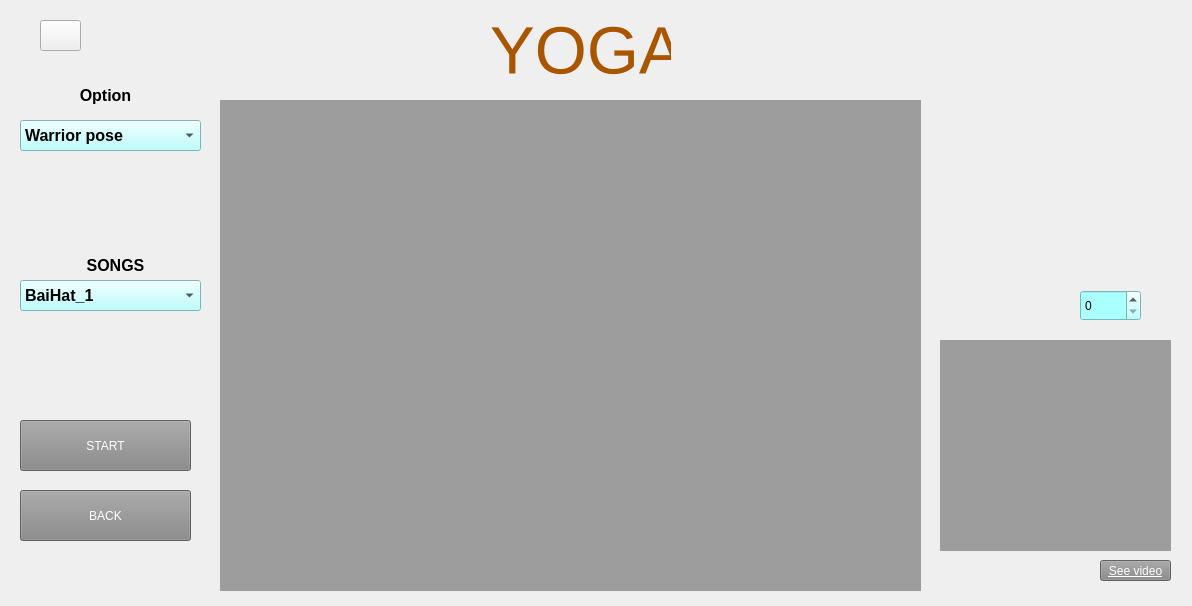
<?xml version="1.0" encoding="UTF-8"?>
<ui version="4.0">
 <class>MainWindow</class>
 <widget class="QMainWindow" name="MainWindow">
  <property name="geometry">
   <rect>
    <x>0</x>
    <y>0</y>
    <width>1192</width>
    <height>606</height>
   </rect>
  </property>
  <property name="windowTitle">
   <string>MainWindow</string>
  </property>
  <property name="styleSheet">
   <string notr="true"/>
  </property>
  <widget class="QWidget" name="centralwidget">
   <widget class="QLabel" name="label">
    <property name="geometry">
     <rect>
      <x>490</x>
      <y>10</y>
      <width>181</width>
      <height>81</height>
     </rect>
    </property>
    <property name="font">
     <font>
      <family>MS Shell Dlg 2</family>
      <pointsize>50</pointsize>
      <weight>50</weight>
      <italic>false</italic>
      <bold>false</bold>
     </font>
    </property>
    <property name="styleSheet">
     <string notr="true">border-color: rgb(255, 170, 0);
font: 48pt &quot;Dubai&quot;;
color: rgb(170, 85, 0);
font:50pt &quot;MS Shell Dlg 2&quot;;</string>
    </property>
    <property name="text">
     <string>YOGA</string>
    </property>
   </widget>
   <widget class="QLabel" name="view_yoga">
    <property name="geometry">
     <rect>
      <x>220</x>
      <y>100</y>
      <width>701</width>
      <height>491</height>
     </rect>
    </property>
    <property name="styleSheet">
     <string notr="true">background-color: rgb(157, 157, 157);</string>
    </property>
    <property name="text">
     <string/>
    </property>
   </widget>
   <widget class="QPushButton" name="back_yoga">
    <property name="geometry">
     <rect>
      <x>20</x>
      <y>490</y>
      <width>171</width>
      <height>51</height>
     </rect>
    </property>
    <property name="styleSheet">
     <string notr="true">background-color: rgb(135, 135, 135);
color: rgb(255, 255, 255);
font: 15pt &quot;MS Shell Dlg 2&quot;;</string>
    </property>
    <property name="text">
     <string>BACK</string>
    </property>
   </widget>
   <widget class="QLabel" name="information_yoga">
    <property name="geometry">
     <rect>
      <x>940</x>
      <y>340</y>
      <width>231</width>
      <height>211</height>
     </rect>
    </property>
    <property name="styleSheet">
     <string notr="true">background-color: rgb(157, 157, 157);</string>
    </property>
    <property name="text">
     <string/>
    </property>
    <property name="pixmap">
     <pixmap>:/MENU/gym_gif.gif</pixmap>
    </property>
   </widget>
   <widget class="QPushButton" name="SeeVideo_yoga">
    <property name="geometry">
     <rect>
      <x>1100</x>
      <y>560</y>
      <width>71</width>
      <height>21</height>
     </rect>
    </property>
    <property name="font">
     <font>
      <family>MS Shell Dlg 2</family>
      <pointsize>9</pointsize>
      <weight>50</weight>
      <italic>false</italic>
      <bold>false</bold>
      <underline>true</underline>
     </font>
    </property>
    <property name="styleSheet">
     <string notr="true">background-color: rgb(135, 135, 135);
text-decoration: underline;
font: 8pt &quot;MS Shell Dlg 2&quot;;
color: rgb(255, 255, 255);
font: 9pt &quot;MS Shell Dlg 2&quot;;</string>
    </property>
    <property name="text">
     <string>See video</string>
    </property>
   </widget>
   <widget class="QPushButton" name="Start_yoga">
    <property name="geometry">
     <rect>
      <x>20</x>
      <y>420</y>
      <width>171</width>
      <height>51</height>
     </rect>
    </property>
    <property name="styleSheet">
     <string notr="true">background-color: rgb(135, 135, 135);
color: rgb(255, 255, 255);
font: 15pt &quot;MS Shell Dlg 2&quot;;</string>
    </property>
    <property name="text">
     <string>START</string>
    </property>
   </widget>
   <widget class="QLabel" name="label_3">
    <property name="geometry">
     <rect>
      <x>70</x>
      <y>80</y>
      <width>71</width>
      <height>31</height>
     </rect>
    </property>
    <property name="font">
     <font>
      <family>Arial</family>
      <pointsize>12</pointsize>
      <weight>75</weight>
      <bold>true</bold>
     </font>
    </property>
    <property name="text">
     <string>Option</string>
    </property>
    <property name="alignment">
     <set>Qt::AlignCenter</set>
    </property>
   </widget>
   <widget class="QComboBox" name="comboBox_yoga">
    <property name="geometry">
     <rect>
      <x>20</x>
      <y>120</y>
      <width>181</width>
      <height>31</height>
     </rect>
    </property>
    <property name="font">
     <font>
      <pointsize>12</pointsize>
      <weight>75</weight>
      <bold>true</bold>
     </font>
    </property>
    <property name="styleSheet">
     <string notr="true">background-color: rgb(170, 255, 255);</string>
    </property>
    <property name="inputMethodHints">
     <set>Qt::ImhUrlCharactersOnly</set>
    </property>
    <property name="editable">
     <bool>false</bool>
    </property>
    <item>
     <property name="text">
      <string>Warrior pose</string>
     </property>
    </item>
    <item>
     <property name="text">
      <string>Tree pose</string>
     </property>
    </item>
    <item>
     <property name="text">
      <string>Triangle pose</string>
     </property>
    </item>
    <item>
     <property name="text">
      <string>Plank High</string>
     </property>
    </item>
    <item>
     <property name="text">
      <string>Plank Low</string>
     </property>
    </item>
    <item>
     <property name="text">
      <string>Boat pose</string>
     </property>
    </item>
    <item>
     <property name="text">
      <string>Cobra pose</string>
     </property>
    </item>
   </widget>
   <widget class="QPushButton" name="mute_yoga">
    <property name="geometry">
     <rect>
      <x>40</x>
      <y>20</y>
      <width>41</width>
      <height>31</height>
     </rect>
    </property>
    <property name="styleSheet">
     <string notr="true">border-image : url(:/MENU/unmute.png);</string>
    </property>
    <property name="text">
     <string/>
    </property>
   </widget>
   <widget class="QComboBox" name="ComboxBox_Song">
    <property name="geometry">
     <rect>
      <x>20</x>
      <y>280</y>
      <width>181</width>
      <height>31</height>
     </rect>
    </property>
    <property name="font">
     <font>
      <pointsize>12</pointsize>
      <weight>75</weight>
      <bold>true</bold>
     </font>
    </property>
    <property name="styleSheet">
     <string notr="true">background-color: rgb(170, 255, 255);</string>
    </property>
    <property name="inputMethodHints">
     <set>Qt::ImhUrlCharactersOnly</set>
    </property>
    <property name="editable">
     <bool>false</bool>
    </property>
    <item>
     <property name="text">
      <string>BaiHat_1</string>
     </property>
    </item>
    <item>
     <property name="text">
      <string>BaiHat_2</string>
     </property>
    </item>
    <item>
     <property name="text">
      <string>BaiHat_3</string>
     </property>
    </item>
   </widget>
   <widget class="QLabel" name="label_4">
    <property name="geometry">
     <rect>
      <x>80</x>
      <y>250</y>
      <width>71</width>
      <height>31</height>
     </rect>
    </property>
    <property name="font">
     <font>
      <family>Arial</family>
      <pointsize>12</pointsize>
      <weight>75</weight>
      <bold>true</bold>
     </font>
    </property>
    <property name="text">
     <string>SONGS</string>
    </property>
    <property name="alignment">
     <set>Qt::AlignCenter</set>
    </property>
   </widget>
   <widget class="QLabel" name="Spin">
    <property name="geometry">
     <rect>
      <x>0</x>
      <y>0</y>
      <width>1192</width>
      <height>617</height>
     </rect>
    </property>
    <property name="styleSheet">
     <string notr="true">background-image: url(:/MENU/WAllPaper.jpg);</string>
    </property>
    <property name="text">
     <string/>
    </property>
   </widget>
   <widget class="roundProgressBar" name="widget" native="true">
    <property name="geometry">
     <rect>
      <x>970</x>
      <y>100</y>
      <width>171</width>
      <height>161</height>
     </rect>
    </property>
   </widget>
   <widget class="QSpinBox" name="spinBox">
    <property name="geometry">
     <rect>
      <x>1080</x>
      <y>290</y>
      <width>61</width>
      <height>31</height>
     </rect>
    </property>
    <property name="styleSheet">
     <string notr="true">background-color: rgb(170, 255, 255);</string>
    </property>
   </widget>
   <zorder>Spin</zorder>
   <zorder>mute_yoga</zorder>
   <zorder>label</zorder>
   <zorder>view_yoga</zorder>
   <zorder>back_yoga</zorder>
   <zorder>information_yoga</zorder>
   <zorder>SeeVideo_yoga</zorder>
   <zorder>Start_yoga</zorder>
   <zorder>label_3</zorder>
   <zorder>comboBox_yoga</zorder>
   <zorder>ComboxBox_Song</zorder>
   <zorder>label_4</zorder>
   <zorder>widget</zorder>
   <zorder>spinBox</zorder>
  </widget>
 </widget>
 <customwidgets>
  <customwidget>
   <class>roundProgressBar</class>
   <extends>QWidget</extends>
   <header>PySide2extn.RoundProgressBar.h</header>
   <container>1</container>
  </customwidget>
 </customwidgets>
 <resources>
  <include location="MENU.qrc"/>
 </resources>
 <connections/>
</ui>
